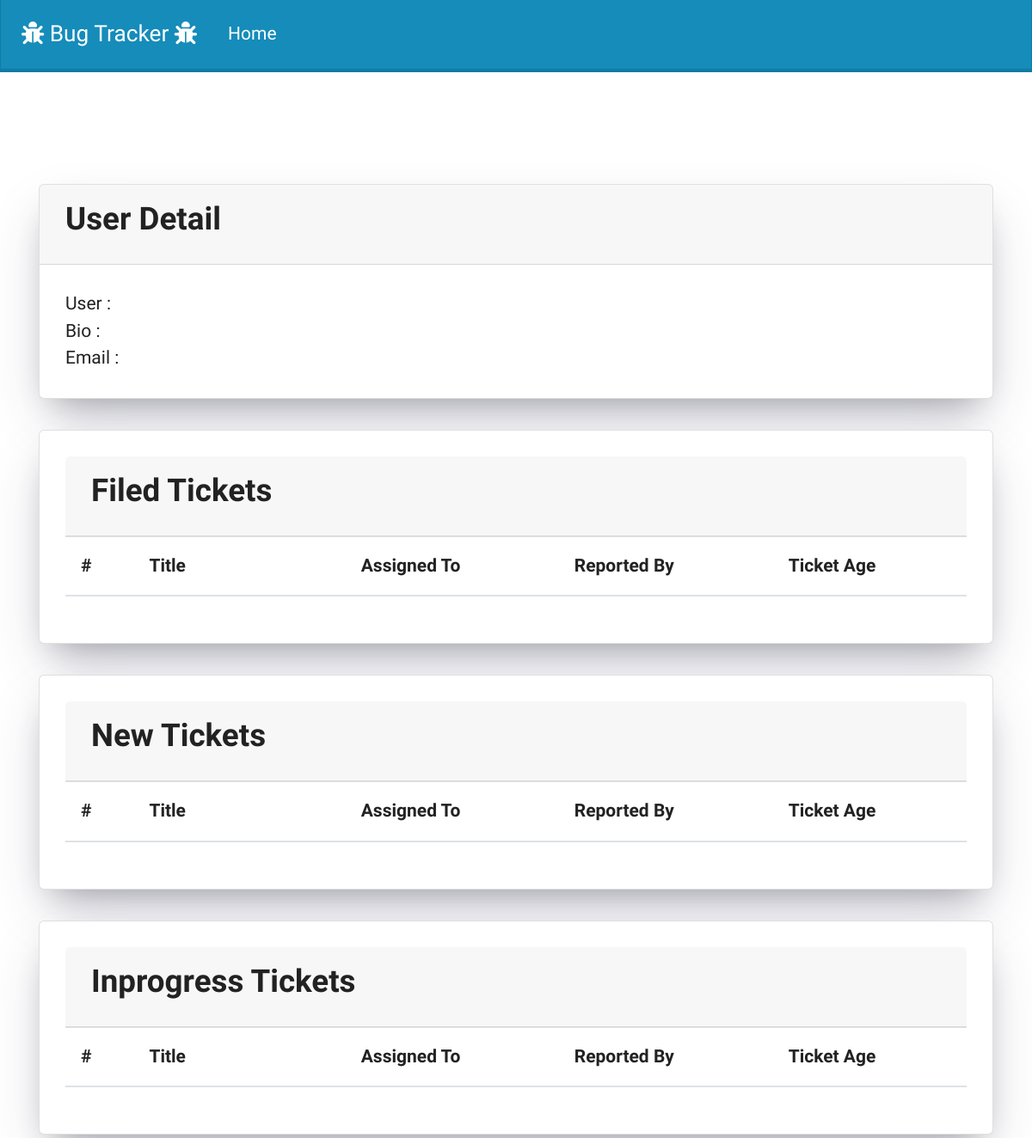
/user/sohail (signed in, upper part), run on an earlier commit of the app's database.
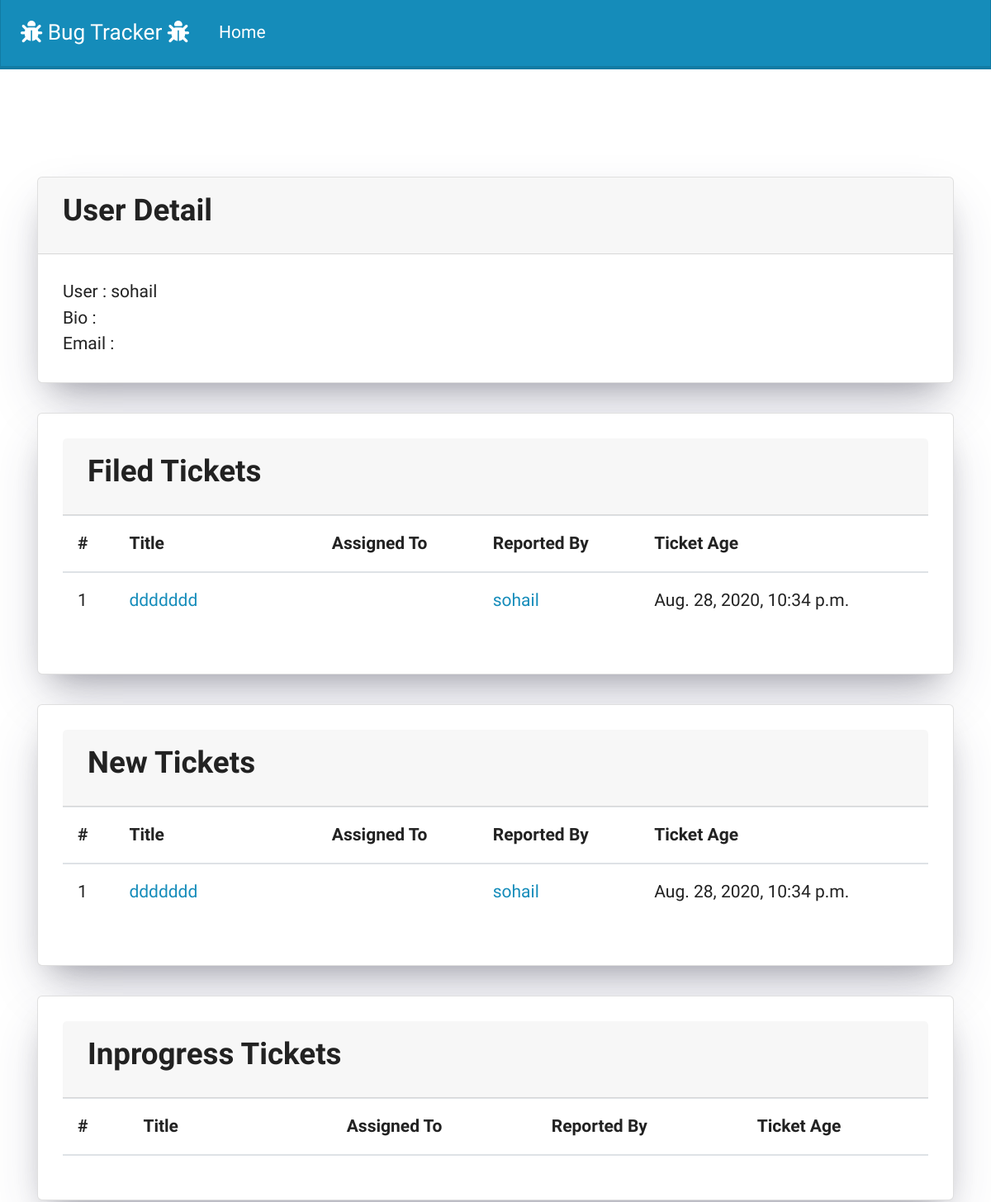
And on a later commit of the database.
### bug_tracker_app/models.py (models this page shows, shortened)
class TicketModel(models.Model):
    STATUS_OF_TICKETS_CHOICES = [
        ('New', 'New'),
        ('In Porgress', 'In Porgress'),
        ('Done', 'Done'),
        ('Invalid', 'Invalid'),
    ]
    title = models.CharField(max_length=100)
    time_submitted = models.DateTimeField(auto_now_add=True)
    description = models.TextField(max_length=300)
    status = models.CharField(max_length=20,default=None,choices=STATUS_OF_TICKETS_CHOICES)
    user_filed = models.ForeignKey(CustomUserModel,on_delete=models.CASCADE,null=True,related_name = 'user_filed')
    user_assigned = models.ForeignKey(CustomUserModel,on_delete=models.CASCADE,null=True,related_name = 'user_assigned')
    user_ticket_completed = models.ForeignKey(CustomUserModel,on_delete=models.CASCADE,null=True,related_name = 'user_ticket_completed')

class CustomUserModel(AbstractUser):
    bio = models.CharField(max_length=100)
    def __str__(self):
        return self.username

### bug_tracker_app/views.py (the view)
# urls.py: path('user/<str:user_name>',views.user_detail_view,name='user_detail_page'),
@login_required(login_url='login_page')
def user_detail_view(request,user_name):
    user = models.TicketModel.objects.filter(user_filed__username=user_name).first()
    all_tickets = models.TicketModel.objects.filter(user_filed__username=user_name)
    return render(request,'user_detail.htm',{'all_tickets':all_tickets,'user':user})

### bug_tracker_app/templates/user_detail.htm (shortened to what this page needs)
{% extends "base.htm" %}
{% block content %}
<div class="card" id="dashboard_card">
    <div class="card-header">
        <h3><b>User Detail</b></h3>
    </div>
    <div class="card-body">
        <div>User : {{user.user_filed.username}}</div>
        <div>Bio : {{user.user_filed.bio}}</div>
        <div>Email : {{user.user_filed.email}}</div>
    </div>
</div>
<div class="card" id="dashboard_card">
    <div class="card-body">
        <div class="card-header">
            <h3><b>Filed Tickets</b></h3>
        </div>
        <table class="table">
            <tbody>
                <thead>
                    <tr>
                        <th scope=" col">#</th>
                        <th scope="col">Title</th>
                        <th scope="col"></th>
                        <th scope="col"></th>
                        <th scope="col">Assigned To</th>
                        <th scope="col">Reported By</th>
                        <th scope="col">Ticket Age</th>
                    </tr>
                </thead>
                {% for ticket in all_tickets %}
                <tr>
                    <td>{{ticket.id}}</td>
                    <td><a href="{% url 'ticket_detail_page' ticket.id %}"> {{ticket.title}}</a></td>
                    <td></td>
                    <td></td>
                    {% if ticket.user_assigned ==  None  %}
                    <td></td>
                    {%else%}
                    <td><a href="{% url 'user_detail_page' ticket.user_assigned %}">{{ticket.user_assigned}}</a></td>
                    {%endif%}
                    <td><a href="{% url 'user_detail_page' ticket.user_filed%}">{{ticket.user_filed}}</a></td>
                    <td>{{ticket.time_submitted}}</td>
                </tr>
                {% endfor %}
            </tbody>
        </table>
    </div>
</div>
<div class="card" id="dashboard_card">
    <div class="card-body">
        <div class="card-header">
            <h3><b>New Tickets</b></h3>
        </div>
        <table class="table">
            <tbody>
                <thead>
                    <tr>
                        <th scope="col">#</th>
                        <th scope="col">Title</th>
                        <th scope="col"></th>
                        <th scope="col"></th>
                        <th scope="col">Assigned To</th>
                        <th scope="col">Reported By</th>
                        <th scope="col">Ticket Age</th>
                    </tr>
                </thead>
                {% for ticket in all_tickets %}
                <tr>
                    {% if ticket.status == "New" %}
                    <td>{{ticket.id}}</td>
                    <td><a href="{% url 'ticket_detail_page' ticket.id %}"> {{ticket.title}}</a></td>
                    <td></td>
                    <td></td>
                    {% if ticket.user_assigned ==  None  %}
                    <td></td>
                    {%else%}
                    <td><a href="{% url 'user_detail_page' ticket.user_assigned%}">{{ticket.user_assigned}}</a></td>
                    {%endif%}
                    <td><a href="{% url 'user_detail_page' ticket.user_filed%}">{{ticket.user_filed}}</a></td>
                    <td>{{ticket.time_submitted}}</td>
                    {%endif%}
                </tr>
                {% endfor %}
            </tbody>
        </table>
    </div>
</div>
<div class="card" id="dashboard_card">
    <div class="card-body">
        <div class="card-header">
            <h3><b>Inprogress Tickets</b></h3>
        </div>
        <table class="table">
            <tbody>
                <thead>
                    <tr>
                        <th scope="col">#</th>
                        <th scope="col">Title</th>
                        <th scope="col"></th>
                        <th scope="col"></th>
                        <th scope="col">Assigned To</th>
                        <th scope="col">Reported By</th>
                        <th scope="col">Ticket Age</th>
                    </tr>
                </thead>
            </tbody>
        </table>
    </div>
</div>
{%endblock%}

What changed in the data, as far as the page shows it:
added TicketModel: user_filed.username "sohail", id "1", title "ddddddd", user_filed "sohail", time_submitted "Aug. 28, 2020, 10:34 p.m."
